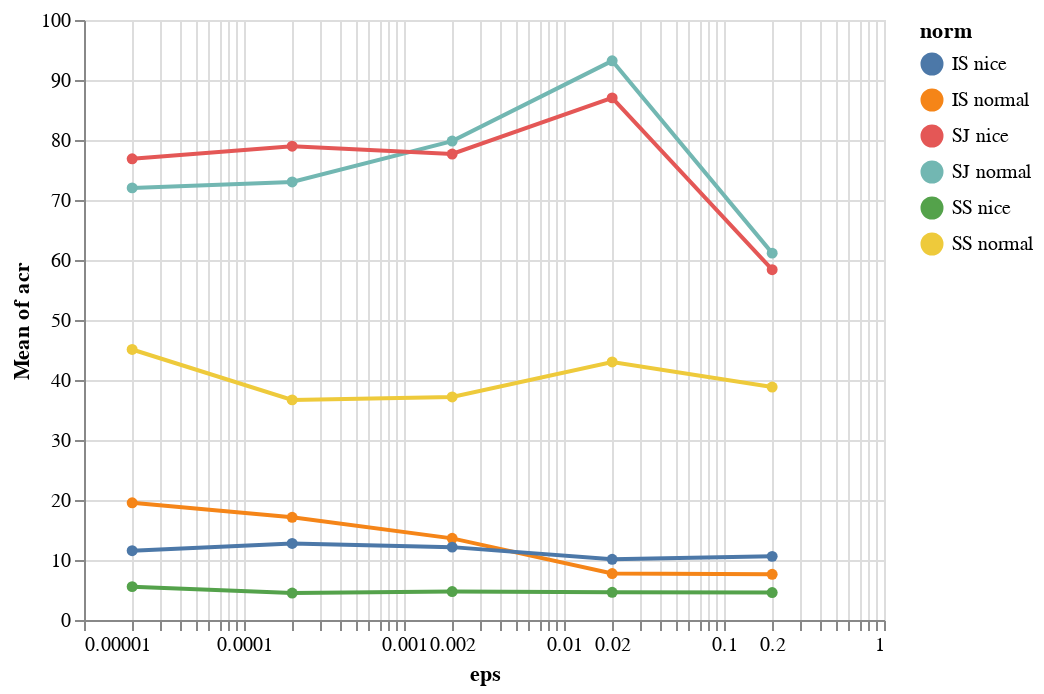

Notebook code cell kept with this figure:
### Code cell
alt.Chart(filtered).mark_line(point=True).encode(
    x=alt.X('eps:Q', scale=alt.Scale(type="log")),
    y='mean(acr):Q',
    color='norm:N'
)

### Figure 1 — Vega-Lite specification as saved in the notebook (floating-point values rounded to 4 significant figures; data arrays with more than 128 entries replaced by an {"elided": "..."} marker saying what was removed)
{"config": {"view": {"continuousWidth": 400, "continuousHeight": 300}}, "data": {"name": "data-e986299ccd8de8219c5bab7c17af6cd8"}, "mark": {"type": "line", "point": true}, "encoding": {"color": {"field": "norm", "type": "nominal"}, "x": {"field": "eps", "scale": {"type": "log"}, "type": "quantitative"}, "y": {"aggregate": "mean", "field": "acr", "type": "quantitative"}}, "$schema": "https://vega.github.io/schema/vega-lite/v4.17.0.json", "datasets": {"data-e986299ccd8de8219c5bab7c17af6cd8": {"elided": "1500 records"}}}
